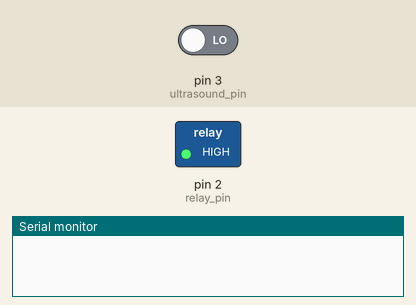
Bench run of a sketch on a simulated Arduino Uno, built with avr-gcc and run on an emulated ATmega328P. Parts: switched loads named in the sketch (green lamp = pin HIGH), the last lines printed to the serial monitor. The test bench sets the inputs (shaded band); at power-on: pin 3 (ultrasound_pin) LOW.

Above: at 0.6 s.
At 2.7 s:
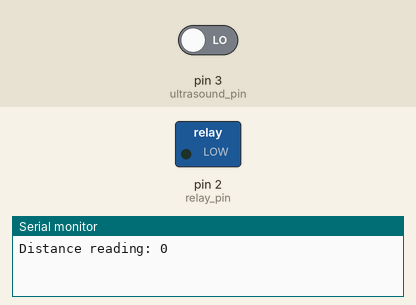
Timing chart, 0 to 5.4 s (numbered marks = the images above):
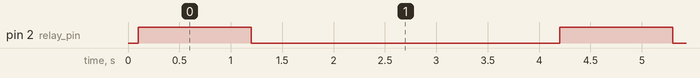

Measured:
- by itself, pin 2 (relay_pin): alternates HIGH for 1.1 s and LOW for 3.0 s

The sketch:

relay_sensor_test.ino
```cpp
int ultrasound_pin = 3;
int relay_pin = 2;

void setup() {
  Serial.begin(9600);
  delay(100);
  pinMode(ultrasound_pin, INPUT);
  pinMode(relay_pin, OUTPUT);
  digitalWrite(relay_pin, HIGH);
}

void loop() {
  // put your main code here, to run repeatedly:
  delay(100);
  long ultrasound1 = pulseIn(ultrasound_pin, HIGH);
  Serial.print("Distance reading: ");
  Serial.println(ultrasound1);
  if (ultrasound1 < 500){
    digitalWrite(relay_pin, LOW);
    delay(3000);
    digitalWrite(relay_pin, HIGH);
  }
}
```
